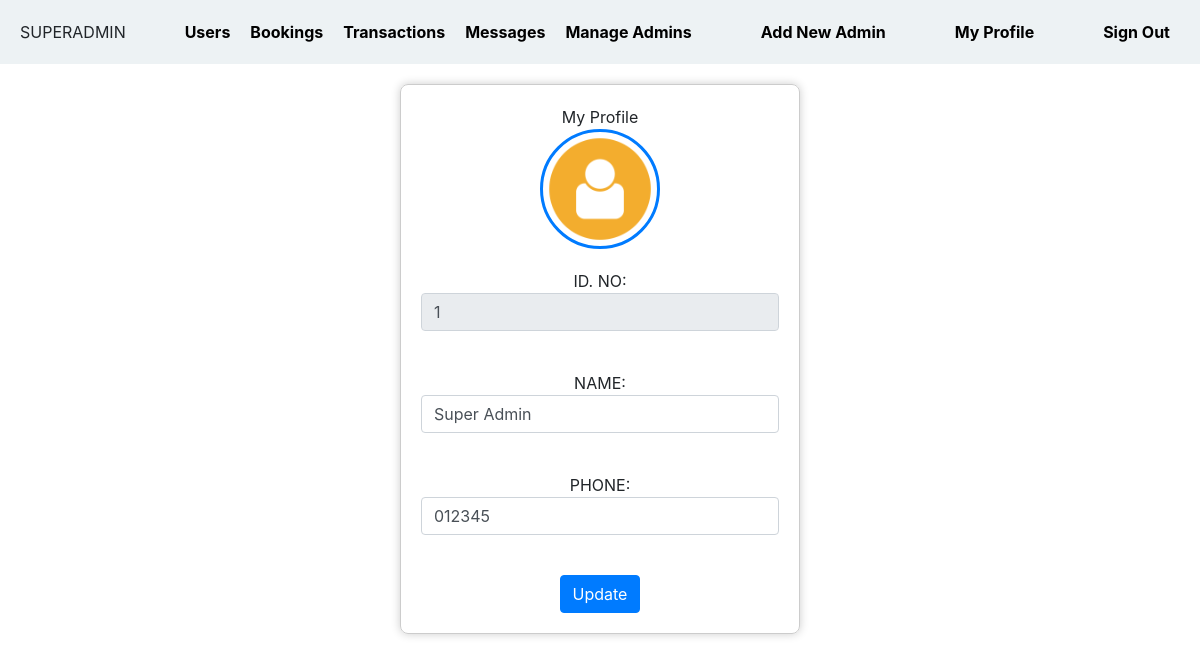
The page /pms002/0/profile.php (signed in) on the database its author committed.
### tables this page shows
CREATE TABLE `users` (
  `username` text NOT NULL,
  `email` text NOT NULL,
  `phone` text NOT NULL,
  `name` text NOT NULL,
  `password` text NOT NULL,
  `plate_no` text NOT NULL,
  `id` int(11) NOT NULL,
  `pl_booked` text NOT NULL,
  `access` int(11) NOT NULL,
  `verification` text NOT NULL
);

### PMS002/0/profile.php (the view, shortened to what this page needs)
<!DOCTYPE html>
<html xmlns="http://www.w3.org/1999/xhtml">
<head>
<link href="https://cdn.jsdelivr.net/npm/bootstrap@5.3.0/dist/css/bootstrap.min.css" rel="stylesheet">
</head>
<body>
<section id="container">
<?php
  include ('inc/header.php');
  include('inc/connect.php');
?>
<section id="content" class="container">
  <div class="profile-card animated">
    <div class="text-center">
    <div><span>My Profile</span></div>
      <div class="avatar-frame">
        <img src="../src/avatar.png" alt="Avatar" />
      </div>
      <?php
      $password = $_SESSION['password'];
      $phone = $_SESSION['phone'];
      $query = "SELECT * FROM users WHERE password='$password' AND phone='$phone'";
      $result = $conn->query($query);
      while ($rows = $result->fetch_assoc()) {
      ?>
      <?php
        $userProfile = array(
          'name' => $rows['name'],
          'phone' => $rows['phone'],
          'id' => $rows['id'],
          'plate_no' => $rows['plate_no']
        );}
      ?>
      <form action="update.php" method="POST">
      <div class="form-group">ID. NO: <span><input class="form-control" type="text" name="id" value="<?php echo $userProfile['id']; ?>" disabled="disabled" /></span></div> <br>
        <div class="form-group">NAME: <span><input class="form-control" type="text" name="name" value="<?php echo $userProfile['name']; ?>" /></span></div><br>
        <div class="form-group">PHONE: <span><input class="form-control" type="text" name="phone" value="<?php echo $userProfile['phone']; ?>" /></span></div><br>
        <button type="submit" class="btn btn-primary">Update</button>
      </form>
    </div>
  </div>
</section>
</body>
</html>

### PMS002/0/profile.php (style rules this page uses)
.profile-card { border: 1px solid #ccc; border-radius: 8px; padding: 20px; margin: 20px auto; max-width: 400px; box-shadow: 0 0 10px rgba(0, 0, 0, 0.2); opacity: 0; }
.animated { animation: fadeIn 1s ease-in-out; }
.avatar-frame { border: 3px solid #007bff; border-radius: 50%; width: 120px; height: 120px; margin: 0 auto 20px; overflow: hidden; display: flex; justify-content: center; align-items: center; }
.avatar-frame img { max-width: 100%; max-height: 100%; object-fit: cover; }

### rows shown on the page
users: id "1", name "Super Admin", phone "012345"
